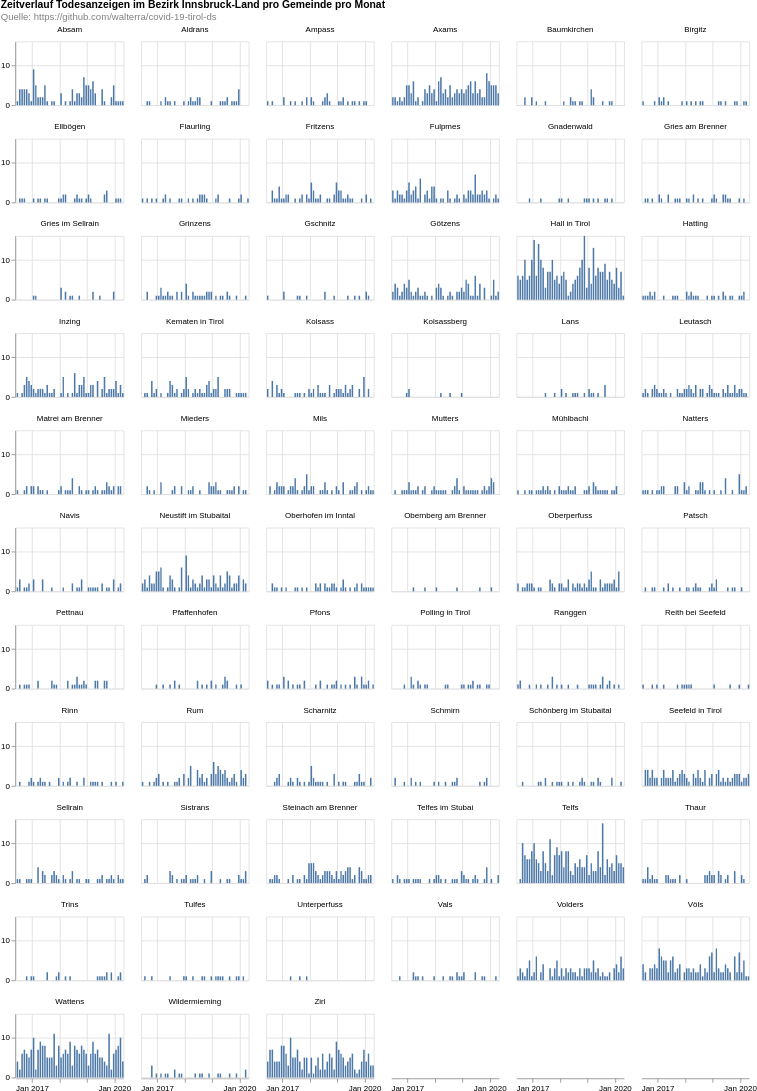

Vega-Lite specification stored for this chart:
### Vega-Lite specification from a JSON file in a GitHub repository (floating-point values rounded to 4 significant figures; data arrays with more than 128 entries replaced by an {"elided": "..."} marker saying what was removed)
{"$schema": "https://vega.github.io/schema/vega-lite/v4.8.1.json", "columns": 6, "config": {"view": {"continuousHeight": 300, "continuousWidth": 400}}, "data": {"name": "data-75a2f2ac2c2bcbe777fc9801d45dcf21"}, "datasets": {"data-75a2f2ac2c2bcbe777fc9801d45dcf21": {"elided": "3678 records"}}, "facet": {"field": "municipaly", "title": null, "type": "nominal"}, "padding": 0, "spec": {"layer": [{"encoding": {"tooltip": [{"field": "date", "timeUnit": "yearmonth", "type": "temporal"}, {"aggregate": "sum", "field": "count", "type": "quantitative"}], "x": {"field": "date", "timeUnit": "yearmonth", "title": null, "type": "temporal"}, "y": {"aggregate": "sum", "field": "count", "title": null, "type": "quantitative"}}, "height": 80, "mark": "bar", "width": 135}]}, "title": {"color": "black", "subtitle": ["Quelle: https://github.com/walterra/covid-19-tirol-ds"], "subtitleColor": "gray", "text": ["Zeitverlauf Todesanzeigen im Bezirk Innsbruck-Land pro Gemeinde pro Monat"]}}
